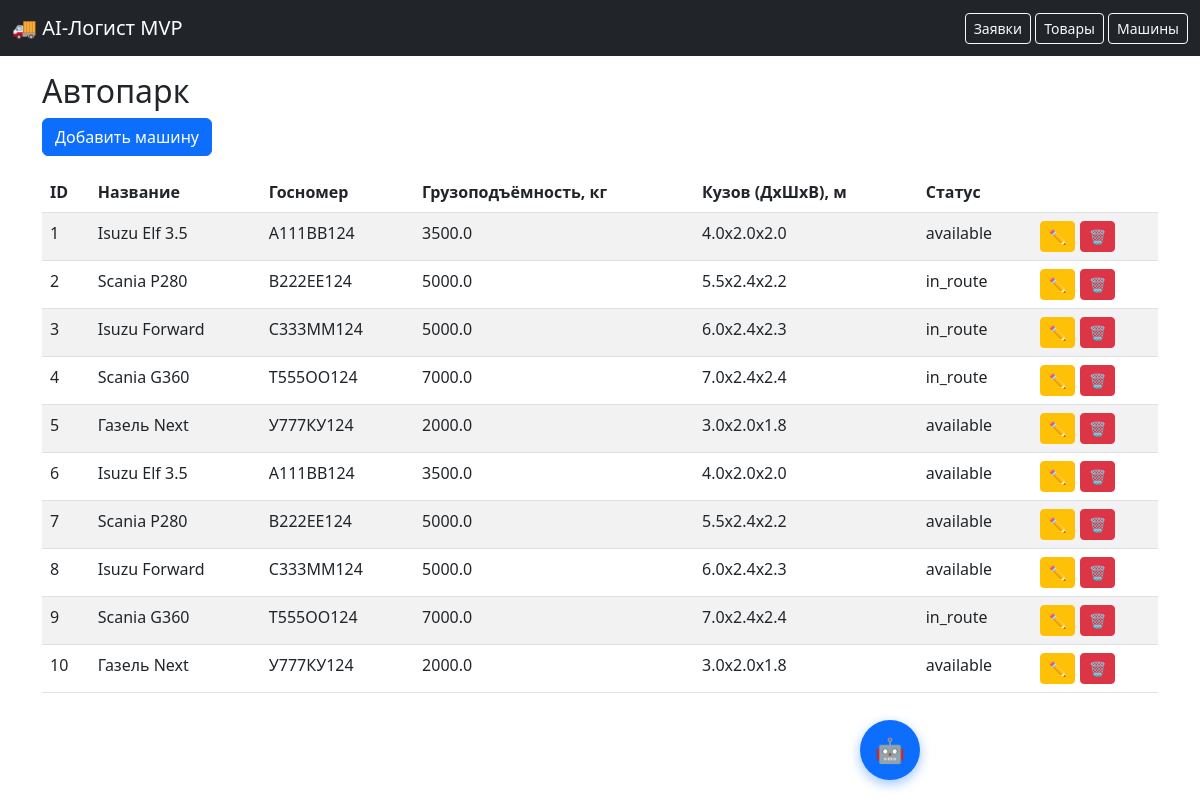
Page /vehicles on the earlier database version.
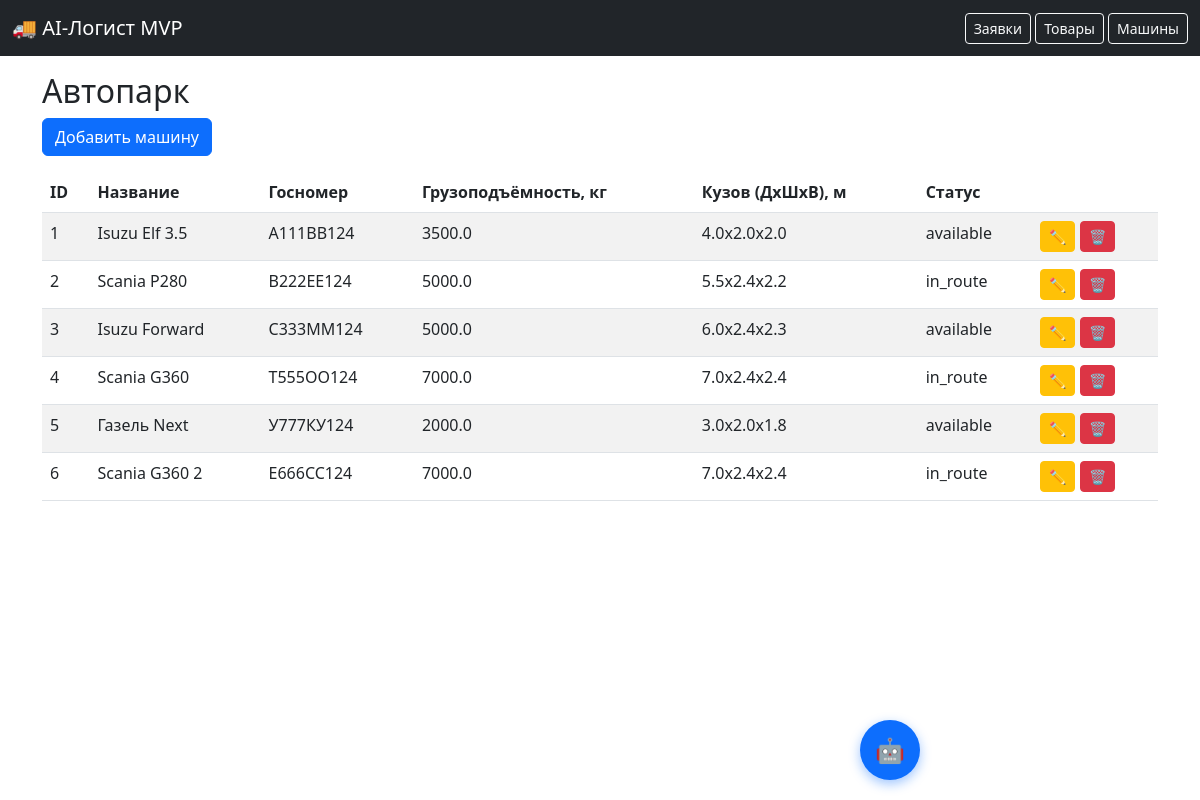
Same page on the later database version.
### models.py (models this page shows)
class Vehicle(db.Model):
    id = db.Column(db.Integer, primary_key=True)
    name = db.Column(db.String(50))
    plate = db.Column(db.String(20))
    max_weight = db.Column(db.Float)
    length = db.Column(db.Float)
    width = db.Column(db.Float)
    height = db.Column(db.Float)
    pallet_length = db.Column(db.Float, default=1.2)
    pallet_width = db.Column(db.Float, default=0.8)
    status = db.Column(db.String(20), default='available')

### app.py (the view)
@app.route('/vehicles')
def list_vehicles():
    vehicles = Vehicle.query.all()
    return render_template('vehicles.html', vehicles=vehicles)

### templates/vehicles.html
{% extends "base.html" %}
{% block content %}
<h2>Автопарк</h2>
<a href="/vehicle/new" class="btn btn-primary mb-3">Добавить машину</a>
<table class="table table-striped">
  <thead>
    <tr>
      <th>ID</th><th>Название</th><th>Госномер</th><th>Грузоподъёмность, кг</th><th>Кузов (ДxШxВ), м</th><th>Статус</th><th></th>
    </tr>
  </thead>
  <tbody>
    {% for v in vehicles %}
    <tr>
      <td>{{ v.id }}</td>
      <td>{{ v.name }}</td>
      <td>{{ v.plate }}</td>
      <td>{{ v.max_weight }}</td>
      <td>{{ v.length }}x{{ v.width }}x{{ v.height }}</td>
      <td>{{ v.status }}</td>
      <td>
        <a href="/vehicle/{{ v.id }}/edit" class="btn btn-sm btn-warning">✏️</a>
        <form action="/vehicle/{{ v.id }}/delete" method="post" style="display:inline">
          <button class="btn btn-sm btn-danger" onclick="return confirm('Удалить машину?')">🗑️</button>
        </form>
      </td>
    </tr>
    {% endfor %}
  </tbody>
</table>
{% endblock %}

### templates/base.html (shortened to what this page needs)
<!DOCTYPE html>
<html lang="ru">
<head>
    <link href="https://cdn.jsdelivr.net/npm/bootstrap@5.3.0/dist/css/bootstrap.min.css" rel="stylesheet">
    <link rel="stylesheet" href="https://unpkg.com/leaflet@1.9.3/dist/leaflet.css" />
</head>
<body>
<nav class="navbar navbar-expand-lg navbar-dark bg-dark">
  <div class="container-fluid">
    <a class="navbar-brand" href="/">🚚 AI-Логист MVP</a>
    <div>
      <a href="/requests" class="btn btn-outline-light btn-sm">Заявки</a>
      <a href="/products" class="btn btn-outline-light btn-sm">Товары</a>
      <a href="/vehicles" class="btn btn-outline-light btn-sm">Машины</a>
    </div>
  </div>
</nav>
<div class="container mt-3">
    {% block content %}{% endblock %}
</div>
<div class="ai-chat">
    <button class="ai-toggle" onclick="toggleAI()">🤖</button>
</div>
</body>
</html>

### templates/base.html (style rules this page uses)
.ai-chat { position: fixed; bottom: 20px; right: 20px; width: 320px; z-index: 9999; }
.ai-toggle { background: #0d6efd; color: white; border: none; border-radius: 50%; width: 60px; height: 60px; font-size: 24px; cursor: pointer; box-shadow: 0 4px 12px rgba(13, 110, 253, 0.4); }

Differences in the rows shown:
removed Vehicle: id "7", name "Scania P280", plate "В222ЕЕ124", max_weight "5000.0", length "5.5", width "2.4", height "2.2", status "available"
removed Vehicle: id "8", name "Isuzu Forward", plate "С333ММ124", max_weight "5000.0", length "6.0", width "2.4", height "2.3", status "available"
removed Vehicle: id "9", name "Scania G360", plate "Т555ОО124", max_weight "7000.0", length "7.0", width "2.4", height "2.4", status "in_route"
removed Vehicle: id "10", name "Газель Next", plate "У777КУ124", max_weight "2000.0", length "3.0", width "2.0", height "1.8", status "available"
changed Vehicle "Isuzu Forward": status "in_route" → "available"
changed Vehicle id 6: name "Isuzu Elf 3.5" → "Scania G360 2"; plate "А111ВВ124" → "Е666СС124"; max_weight "3500.0" → "7000.0"; length "4.0" → "7.0"; width "2.0" → "2.4"; height "2.0" → "2.4"; status "available" → "in_route"
